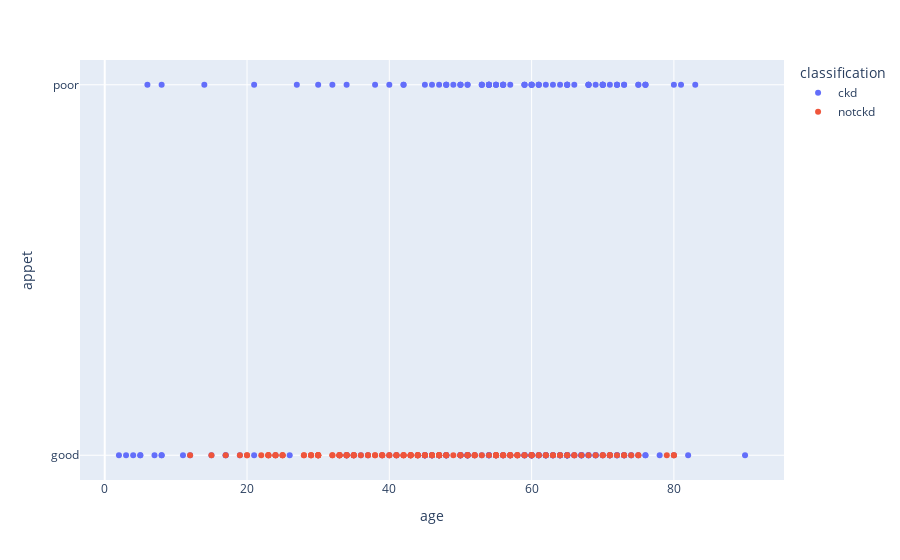

Source (notebook cell):
### Code cell
px.scatter(data, x="age", y="appet", color="classification")

### Figure 1 — Plotly figure (JSON) as saved in the notebook; plotly's stock layout.template omitted (floating-point values rounded to 4 significant figures; data arrays with more than 128 entries replaced by an {"elided": "..."} marker saying what was removed)
{"data": [{"hovertemplate": "classification=ckd<br>age=%{x}<br>appet=%{y}<extra></extra>", "legendgroup": "ckd", "marker": {"color": "#636efa", "symbol": "circle"}, "mode": "markers", "name": "ckd", "orientation": "h", "showlegend": true, "type": "scatter", "x": {"elided": "250 int values"}, "xaxis": "x", "y": {"elided": "250 str values"}, "yaxis": "y"}, {"hovertemplate": "classification=notckd<br>age=%{x}<br>appet=%{y}<extra></extra>", "legendgroup": "notckd", "marker": {"color": "#EF553B", "symbol": "circle"}, "mode": "markers", "name": "notckd", "orientation": "h", "showlegend": true, "type": "scatter", "x": {"elided": "150 int values"}, "xaxis": "x", "y": {"elided": "150 str values"}, "yaxis": "y"}], "layout": {"legend": {"title": {"text": "classification"}, "tracegroupgap": 0}, "margin": {"t": 60}, "xaxis": {"anchor": "y", "domain": [0, 1], "title": {"text": "age"}}, "yaxis": {"anchor": "x", "domain": [0, 1], "title": {"text": "appet"}}}}
